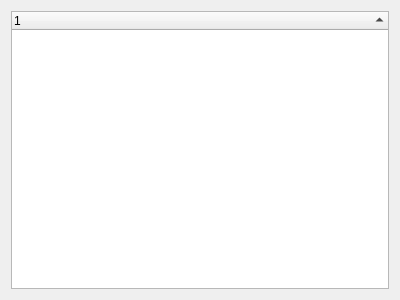
<?xml version="1.0" encoding="UTF-8"?>
<ui version="4.0">
 <class>DownloadWidget</class>
 <widget class="QWidget" name="DownloadWidget">
  <property name="geometry">
   <rect>
    <x>0</x>
    <y>0</y>
    <width>400</width>
    <height>300</height>
   </rect>
  </property>
  <property name="windowTitle">
   <string>Form</string>
  </property>
  <layout class="QHBoxLayout" name="horizontalLayout">
   <item>
    <widget class="QTreeWidget" name="downloadsList">
     <property name="editTriggers">
      <set>QAbstractItemView::NoEditTriggers</set>
     </property>
     <property name="alternatingRowColors">
      <bool>true</bool>
     </property>
     <property name="indentation">
      <number>0</number>
     </property>
     <property name="uniformRowHeights">
      <bool>true</bool>
     </property>
     <property name="sortingEnabled">
      <bool>true</bool>
     </property>
     <attribute name="headerDefaultSectionSize">
      <number>150</number>
     </attribute>
     <attribute name="headerShowSortIndicator" stdset="0">
      <bool>true</bool>
     </attribute>
     <column>
      <property name="text">
       <string notr="true">1</string>
      </property>
     </column>
    </widget>
   </item>
  </layout>
 </widget>
 <resources/>
 <connections/>
</ui>
